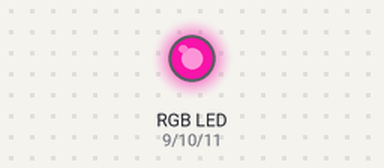
The sketch below on a simulated Arduino Uno, built with avr-gcc and run on an emulated ATmega328P. Shown: an RGB LED mixed from three pins (HIGH = lit). Dim RGB values are drawn brighter than linear; random numbers use the default seed unless the sketch sets one.

Above: at 0.1 s.
At 4.6 s:
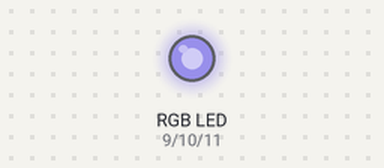
At 9.6 s:
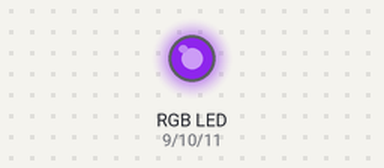
At 19.1 s:
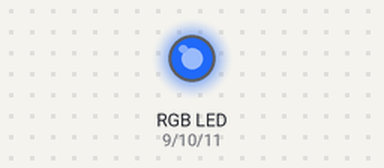
At 28.6 s:
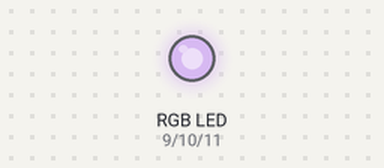
At 39.1 s:
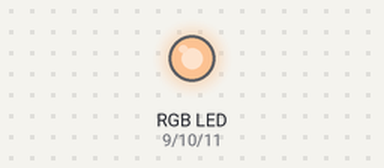
Timing chart, 0 to 40.0 s (numbered marks = the images above):
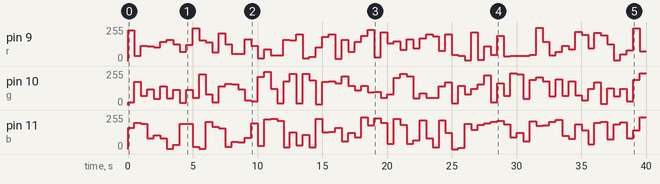

Measured:
- by itself, pin 9 (r): 0/255 → 232/255 at 0.00 s, → 38/255 0.50 s later, → 114/255 0.50 s later, → 109/255 0.50 s later, … (80 changes in this stretch)
- by itself, pin 10 (g): 0/255 → 19/255 at 0.00 s, → 175/255 0.50 s later, → 68/255 0.50 s later, → 120/255 0.50 s later, … (80 changes in this stretch)

The sketch:

rgb.ino
```cpp
#define r 9
#define g 10
#define b 11
void setup() {
  pinMode(r, OUTPUT);
  pinMode(g, OUTPUT);
  pinMode(b, OUTPUT);

}

void loop() {
  analogWrite(r, random (0, 255));
  analogWrite(g, random(0, 255));
  analogWrite(b, random(0, 255));
  delay(500);


}
```
